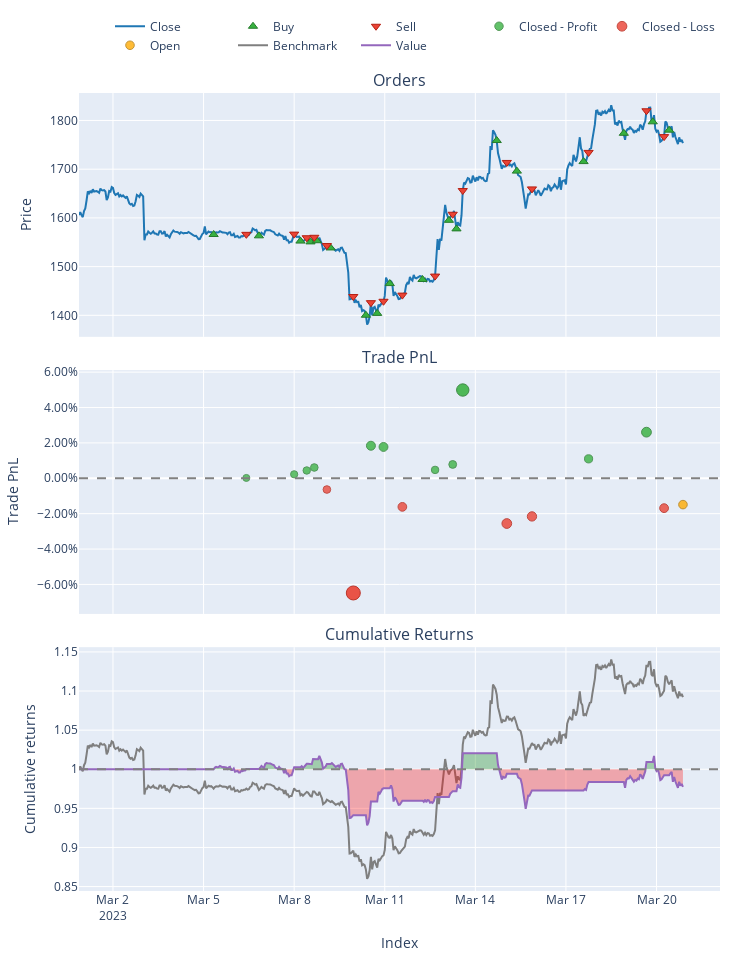

The notebook cell saved with this chart:
### Code cell
pf.plot().show()

### Figure 1 — Plotly figure (JSON) as saved in the notebook; plotly's stock layout.template omitted (floating-point values rounded to 4 significant figures; data arrays with more than 128 entries replaced by an {"elided": "..."} marker saying what was removed)
{"data": [{"line": {"color": "#1f77b4"}, "name": "Close", "showlegend": true, "x": {"elided": "481 str values"}, "type": "scatter", "uid": "49afebaa-316e-4ad3-957b-112f0fb5fd5f", "xaxis": "x", "yaxis": "y", "y": {"elided": "481 float values"}, "legendgroup": "0"}, {"customdata": [[0.0, 0.06386, 0.0], [2.0, 0.06399, 0.0], [4.0, 0.06457, 0.0], [6.0, 0.06493, 0.0], [8.0, 0.06522, 0.0], [10.0, 0.06544, 0.0], [12.0, 0.06723, 0.0], [14.0, 0.06828, 0.0], [16.0, 0.06659, 0.0], [18.0, 0.06514, 0.0], [20.0, 0.06046, 0.0], [22.0, 0.06162, 0.0], [24.0, 0.05802, 0.0], [26.0, 0.05863, 0.0], [28.0, 0.05671, 0.0], [30.0, 0.05546, 0.0], [32.0, 0.05616, 0.0], [34.0, 0.05574, 0.0]], "hovertemplate": "Order Id: %{customdata[0]}<br>Timestamp: %{x}<br>Price: %{y}<br>Size: %{customdata[1]:.6f}<br>Fees: %{customdata[2]:.6f}", "marker": {"color": "#37B13F", "line": {"color": "rgb(38,123,44)", "width": 1}, "size": 8, "symbol": "triangle-up"}, "mode": "markers", "name": "Buy", "x": ["2023-03-05T08:00:00+00:00", "2023-03-06T20:00:00+00:00", "2023-03-08T05:00:00+00:00", "2023-03-08T13:00:00+00:00", "2023-03-08T18:00:00+00:00", "2023-03-09T05:00:00+00:00", "2023-03-10T09:00:00+00:00", "2023-03-10T18:00:00+00:00", "2023-03-11T04:00:00+00:00", "2023-03-12T06:00:00+00:00", "2023-03-13T03:00:00+00:00", "2023-03-13T09:00:00+00:00", "2023-03-14T17:00:00+00:00", "2023-03-15T09:00:00+00:00", "2023-03-17T14:00:00+00:00", "2023-03-18T22:00:00+00:00", "2023-03-19T21:00:00+00:00", "2023-03-20T10:00:00+00:00"], "y": [1566.0, 1563.0, 1552.0, 1551.0, 1553.0, 1538.0, 1400.0, 1404.0, 1465.0, 1474.0, 1595.0, 1577.0, 1759.0, 1696.0, 1716.0, 1774.0, 1797.0, 1780.0], "type": "scatter", "uid": "70ba36e8-742d-46ba-a54d-4b29e788730c", "xaxis": "x", "yaxis": "y", "legendgroup": "1"}, {"customdata": [[1.0, 0.06386, 0.0], [3.0, 0.06399, 0.0], [5.0, 0.06457, 0.0], [7.0, 0.06493, 0.0], [9.0, 0.06522, 0.0], [11.0, 0.06544, 0.0], [13.0, 0.06723, 0.0], [15.0, 0.06828, 0.0], [17.0, 0.06659, 0.0], [19.0, 0.06514, 0.0], [21.0, 0.06046, 0.0], [23.0, 0.06162, 0.0], [25.0, 0.05802, 0.0], [27.0, 0.05863, 0.0], [29.0, 0.05671, 0.0], [31.0, 0.05546, 0.0], [33.0, 0.05616, 0.0]], "hovertemplate": "Order Id: %{customdata[0]}<br>Timestamp: %{x}<br>Price: %{y}<br>Size: %{customdata[1]:.6f}<br>Fees: %{customdata[2]:.6f}", "marker": {"color": "#EA4335", "line": {"color": "rgb(181,31,18)", "width": 1}, "size": 8, "symbol": "triangle-down"}, "mode": "markers", "name": "Sell", "x": ["2023-03-06T10:00:00+00:00", "2023-03-08T00:00:00+00:00", "2023-03-08T10:00:00+00:00", "2023-03-08T16:00:00+00:00", "2023-03-09T02:00:00+00:00", "2023-03-09T23:00:00+00:00", "2023-03-10T13:00:00+00:00", "2023-03-10T23:00:00+00:00", "2023-03-11T14:00:00+00:00", "2023-03-12T16:00:00+00:00", "2023-03-13T06:00:00+00:00", "2023-03-13T14:00:00+00:00", "2023-03-15T01:00:00+00:00", "2023-03-15T21:00:00+00:00", "2023-03-17T18:00:00+00:00", "2023-03-19T16:00:00+00:00", "2023-03-20T06:00:00+00:00"], "y": [1566.0, 1567.0, 1559.0, 1560.0, 1543.0, 1439.0, 1426.0, 1429.0, 1441.0, 1481.0, 1608.0, 1656.0, 1714.0, 1659.0, 1734.0, 1820.0, 1767.0], "type": "scatter", "uid": "fcab7bd4-c7a0-4359-beb0-0d2abd68947d", "xaxis": "x", "yaxis": "y", "legendgroup": "2"}, {"customdata": [[0.0, 0.0, 0.02009, 0.0002009], [1.0, 1.0, 0.2254, 0.002254], [2.0, 2.0, 0.4422, 0.004411], [3.0, 3.0, 0.6143, 0.006101], [6.0, 6.0, 1.732, 0.01839], [7.0, 7.0, 1.698, 0.01771], [9.0, 9.0, 0.4547, 0.004737], [10.0, 10.0, 0.7548, 0.007827], [11.0, 11.0, 4.85, 0.04989], [14.0, 14.0, 1.069, 0.01099], [15.0, 15.0, 2.564, 0.02606]], "hovertemplate": "Exit Trade Id: %{customdata[0]}<br>Position Id: %{customdata[1]}<br>Exit Timestamp: %{x}<br>PnL: %{customdata[2]:.6f}<br>Return: %{customdata[3]:.2%}", "marker": {"color": "#37B13F", "line": {"color": "rgb(38,123,44)", "width": 1}, "opacity": [0.75, 0.7548, 0.7598, 0.7637, 0.7922, 0.7906, 0.7605, 0.7677, 0.8653, 0.775, 0.81], "size": [7.0, 7.222, 7.456, 7.639, 8.971, 8.897, 7.491, 7.826, 12.38, 8.168, 9.801], "symbol": "circle"}, "mode": "markers", "name": "Closed - Profit", "x": ["2023-03-06T10:00:00+00:00", "2023-03-08T00:00:00+00:00", "2023-03-08T10:00:00+00:00", "2023-03-08T16:00:00+00:00", "2023-03-10T13:00:00+00:00", "2023-03-10T23:00:00+00:00", "2023-03-12T16:00:00+00:00", "2023-03-13T06:00:00+00:00", "2023-03-13T14:00:00+00:00", "2023-03-17T18:00:00+00:00", "2023-03-19T16:00:00+00:00"], "y": [0.0002009, 0.002254, 0.004411, 0.006101, 0.01839, 0.01771, 0.004737, 0.007827, 0.04989, 0.01099, 0.02606], "type": "scatter", "uid": "b68acfeb-e5e3-4882-be88-a1bbdc35b870", "xaxis": "x2", "yaxis": "y2", "legendgroup": "3"}, {"customdata": [[4.0, 4.0, -0.6436, -0.006353], [5.0, 5.0, -6.525, -0.06483], [8.0, 8.0, -1.576, -0.01615], [12.0, 12.0, -2.61, -0.02557], [13.0, 13.0, -2.143, -0.02156], [16.0, 16.0, -1.705, -0.01689]], "hovertemplate": "Exit Trade Id: %{customdata[0]}<br>Position Id: %{customdata[1]}<br>Exit Timestamp: %{x}<br>PnL: %{customdata[2]:.6f}<br>Return: %{customdata[3]:.2%}", "marker": {"color": "#EA4335", "line": {"color": "rgb(181,31,18)", "width": 1}, "opacity": [0.7643, 0.9, 0.787, 0.8089, 0.7996, 0.7887], "size": [7.666, 14.0, 8.728, 9.748, 9.313, 8.808], "symbol": "circle"}, "mode": "markers", "name": "Closed - Loss", "x": ["2023-03-09T02:00:00+00:00", "2023-03-09T23:00:00+00:00", "2023-03-11T14:00:00+00:00", "2023-03-15T01:00:00+00:00", "2023-03-15T21:00:00+00:00", "2023-03-20T06:00:00+00:00"], "y": [-0.006353, -0.06483, -0.01615, -0.02557, -0.02156, -0.01689], "type": "scatter", "uid": "0f234e36-6306-45e6-babb-bdaff0b4780c", "xaxis": "x2", "yaxis": "y2", "legendgroup": "4"}, {"customdata": [[17.0, 17.0, -1.476, -0.01487]], "hovertemplate": "Exit Trade Id: %{customdata[0]}<br>Position Id: %{customdata[1]}<br>Exit Timestamp: %{x}<br>PnL: %{customdata[2]:.6f}<br>Return: %{customdata[3]:.2%}", "marker": {"color": "#FFAA00", "line": {"color": "rgb(178,118,0)", "width": 1}, "opacity": [0.7841], "size": [8.589], "symbol": "circle"}, "mode": "markers", "name": "Open", "x": ["2023-03-20T21:00:00+00:00"], "y": [-0.01487], "type": "scatter", "uid": "e808d839-abe7-430e-b650-0ceded4c60f7", "xaxis": "x2", "yaxis": "y2", "legendgroup": "5"}, {"line": {"color": "#7f7f7f"}, "name": "Benchmark", "showlegend": true, "x": {"elided": "481 str values"}, "type": "scatter", "uid": "5459c7e1-25d7-49ec-b9ef-7791fc16cd6c", "xaxis": "x3", "yaxis": "y3", "y": {"elided": "481 float values"}, "legendgroup": "6"}, {"hoverinfo": "skip", "line": {"color": "rgba(0, 0, 0, 0)", "width": 0}, "opacity": 0, "showlegend": false, "x": {"elided": "481 str values"}, "type": "scatter", "uid": "6fad898f-ac18-4e0a-81d4-b0acde218ae9", "xaxis": "x3", "yaxis": "y3", "y": {"elided": "481 int values"}, "legendgroup": "7"}, {"connectgaps": false, "fill": "tonexty", "fillcolor": "rgba(0, 128, 0, 0.3)", "hoverinfo": "skip", "line": {"color": "rgba(0, 0, 0, 0)", "width": 0}, "opacity": 0, "showlegend": false, "x": {"elided": "481 str values"}, "type": "scatter", "uid": "ca01c2b2-8232-46a4-a16a-02ddde1163d4", "xaxis": "x3", "yaxis": "y3", "y": {"elided": "481 float values"}, "legendgroup": "7"}, {"hoverinfo": "skip", "line": {"color": "rgba(0, 0, 0, 0)", "width": 0}, "opacity": 0, "showlegend": false, "x": {"elided": "481 str values"}, "type": "scatter", "uid": "58b63f78-eb78-4496-8d71-b00b4fd3de7b", "xaxis": "x3", "yaxis": "y3", "y": {"elided": "481 int values"}, "legendgroup": "7"}, {"connectgaps": false, "fill": "tonexty", "fillcolor": "rgba(255, 0, 0, 0.3)", "hoverinfo": "skip", "line": {"color": "rgba(0, 0, 0, 0)", "width": 0}, "opacity": 0, "showlegend": false, "x": {"elided": "481 str values"}, "type": "scatter", "uid": "40c58d7c-8224-4708-a978-f3d742e97559", "xaxis": "x3", "yaxis": "y3", "y": {"elided": "481 float values"}, "legendgroup": "7"}, {"line": {"color": "#9467bd"}, "name": "Value", "showlegend": true, "x": {"elided": "481 str values"}, "type": "scatter", "uid": "e35ed887-caa2-46d8-9c4a-fd57668f4b13", "xaxis": "x3", "yaxis": "y3", "y": {"elided": "481 float values"}, "legendgroup": "8"}, {"hoverinfo": "skip", "line": {"color": "rgba(0, 0, 0, 0)", "width": 0}, "opacity": 0.0, "showlegend": false, "x": {"elided": "481 str values"}, "type": "scatter", "uid": "c293cd9f-048a-4b17-bd94-456f1b5afd3d", "xaxis": "x3", "yaxis": "y3", "y": {"elided": "481 int values"}, "legendgroup": "7"}], "layout": {"annotations": [{"font": {"size": 16}, "showarrow": false, "text": "Orders", "x": 0.5, "xanchor": "center", "xref": "paper", "y": 1.0, "yanchor": "bottom", "yref": "paper"}, {"font": {"size": 16}, "showarrow": false, "text": "Trade PnL", "x": 0.5, "xanchor": "center", "xref": "paper", "y": 0.6528, "yanchor": "bottom", "yref": "paper"}, {"font": {"size": 16}, "showarrow": false, "text": "Cumulative Returns", "x": 0.5, "xanchor": "center", "xref": "paper", "y": 0.3056, "yanchor": "bottom", "yref": "paper"}], "xaxis": {"anchor": "y", "domain": [0.0, 1.0], "matches": "x3", "showticklabels": false}, "yaxis": {"anchor": "x", "domain": [0.6944, 1.0], "title": {"text": "Price"}}, "xaxis2": {"anchor": "y2", "domain": [0.0, 1.0], "matches": "x3", "showticklabels": false}, "yaxis2": {"anchor": "x2", "domain": [0.3472, 0.6528], "tickformat": ".2%", "title": {"text": "Trade PnL"}}, "xaxis3": {"anchor": "y3", "domain": [0.0, 1.0], "title": {"text": "Index"}}, "yaxis3": {"anchor": "x3", "domain": [0.0, 0.3056], "title": {"text": "Cumulative returns"}}, "margin": {"t": 30, "b": 30, "l": 30, "r": 30}, "legend": {"orientation": "h", "yanchor": "bottom", "y": 1.042, "xanchor": "right", "x": 1, "traceorder": "normal"}, "width": 750, "height": 960, "showlegend": true, "shapes": [{"line": {"color": "gray", "dash": "dash"}, "type": "line", "x0": 0.0, "x1": 1.0, "xref": "paper", "y0": 0, "y1": 0, "yref": "y2"}, {"line": {"color": "gray", "dash": "dash"}, "type": "line", "x0": 0.0, "x1": 1.0, "xref": "paper", "y0": 1, "y1": 1, "yref": "y3"}]}}
